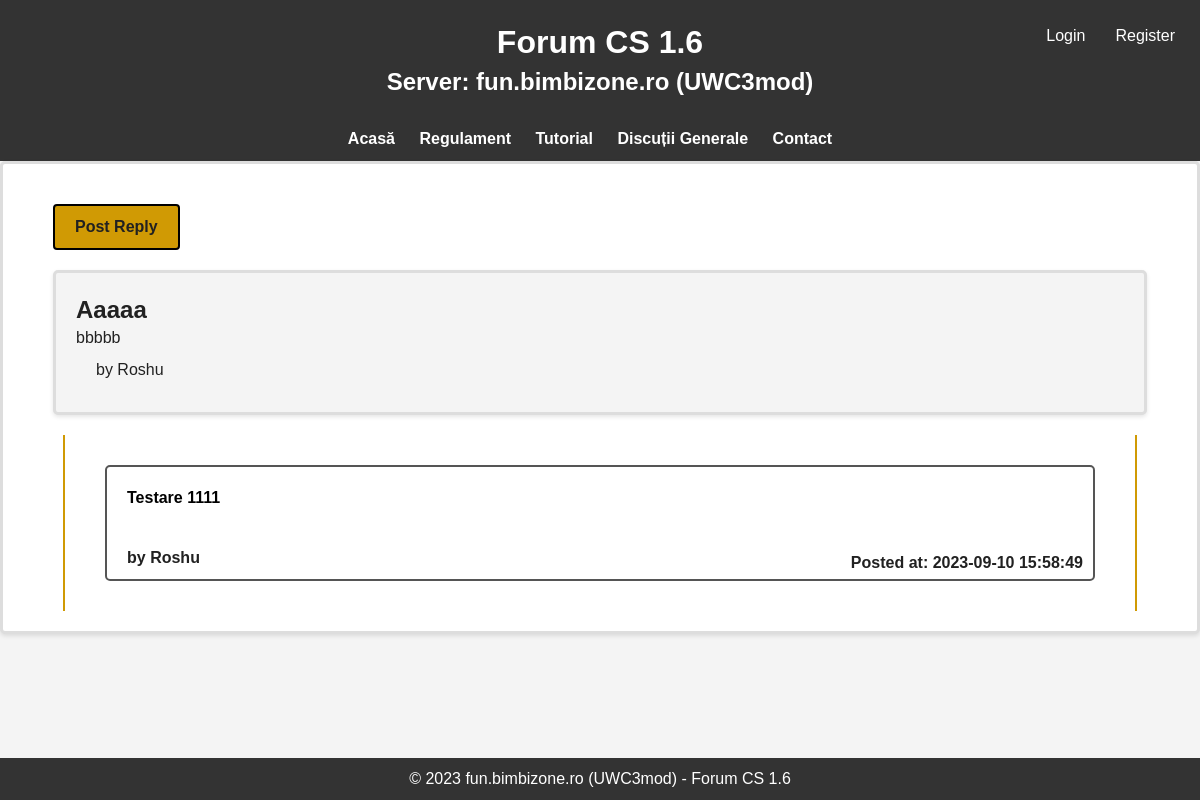
Screenshot of /topic/2 with the database file from the repository.
### main.py (models this page shows, shortened)
class Topic(db.Model):
    topic_id = db.Column(db.Integer, primary_key=True)
    title = db.Column(db.String(100), nullable=False)
    post = db.Column(db.Text, nullable=True)
    user_id = db.Column(db.Integer, db.ForeignKey('user.user_id'), nullable=False)
    user = db.relationship('User', backref=db.backref('topics', lazy='joined'))
    image_ref = db.Column(db.String(100), nullable=True)
    created_at = db.Column(db.DateTime(timezone=True), server_default=func.now())

class User(db.Model):
    user_id = db.Column(db.Integer, primary_key=True)
    username = db.Column(db.String(20), nullable=False, unique=True)
    password = db.Column(db.String(80), nullable=False)
    created_at = db.Column(db.DateTime(), default=datetime.now())

class Comment(db.Model):
    comment_id = db.Column(db.Integer, primary_key=True)
    reply = db.Column(db.Text, nullable=False)
    user_id = db.Column(db.Integer, db.ForeignKey('user.user_id'), nullable=False)
    topic_id = db.Column(db.Integer, db.ForeignKey('topic.topic_id'), nullable=False)
    user = db.relationship('User', backref=db.backref('replays', lazy='joined'))
    image_ref = db.Column(db.String(100), nullable=True)
    created_at = db.Column(db.DateTime(timezone=True), server_default=func.now())

### main.py (the view)
@app.route('/topic/<int:topic_id>')
def topic_details(topic_id):
    topic = Topic.query.get_or_404(topic_id)
    comments = Comment.query.filter_by(topic_id=topic_id).all()
    if not topic:
        return redirect(url_for('discutiiGenerale'))
    return render_template('topic_details.html', topic=topic, comments=comments)

### templates/topic_details.html (shortened to what this page needs)
{% extends 'base.html' %}
{% block content%}
<div class="topic-details-container">
    <a href="{{ url_for('reply_topic', topic_id=topic.topic_id) }}" class="topic-details-button">Post Reply</a>
    <div class="topic-details-content">
        <div clas="topic-details-subject">
            <h2>{{ topic.title.title() }}</h2>
            <p>{{ topic.post }}</p>
            <p class="topic-details-user">by {{ topic.user.username.title() }}</p>
        </div>
    </div>
    <div class="topic-details-replys">
        <ul class="topic-details-ul">
            {% for comment in comments %}
            <div class="topic-details-list">
                <li>{{ comment.reply }}</li>
                <p class="topic-details-user">by {{ comment.user.username.title() }}</p>
                <p class="topic-details-date">Posted at: {{ comment.created_at }}</p>
            </div>
            {% endfor %}
        </ul>
    </div>
</div>
<footer class="footer">
    <p>&copy; 2023 fun.bimbizone.ro (UWC3mod) - Forum CS 1.6</p>
</footer>
{% endblock %}

### static/base.css (style rules this page uses)
* { margin: 0; padding: 0; box-sizing: border-box; }
body { font-family: Arial, sans-serif; background-color: #f4f4f4; line-height: 1.4; margin: 0; padding: 0; position: relative; min-height: 100vh; }
footer { position: absolute; bottom: 0; width: 100%; background-color: #333; color: #fff; text-align: center; padding: 10px 0; }

### static/new-topic.css (style rules this page uses)
.topic-details-content { background-color: #f4f4f4; padding: 20px; margin-bottom: 20px; border-radius: 5px; box-shadow: 0 2px 4px rgba(0, 0, 0, 0.1); border: 3px solid #ddd; }
.topic-details-container { background-color: #fff; padding: 20px; margin-bottom: 20px; border-radius: 5px; box-shadow: 0 2px 4px rgba(0, 0, 0, 0.1); border: 3px solid #ddd; }
.topic-details-container h2 { font-size-adjust: none; color: #212121; }
.topic-details-container p { color: #212121; }

### static/topic-details.css (style rules this page uses)
.topic-details-content { background-color: #f4f4f4; padding: 20px; margin: 0 30px 20px 30px; border-radius: 5px; box-shadow: 0 2px 4px rgba(0, 0, 0, 0.1); border: 3px solid #ddd; }
.topic-details-replys { display: flex; flex-direction: column; border-left: 2px solid #d09a04; border-right: 2px solid #d09a04; padding: 10px 40px; margin: 0 40px; }
.topic-details-ul { list-style: none; }
.topic-details-list { position: relative; border: 2px solid #555; margin: 20px 0; border-radius: 5px; font-weight: bold; }
.topic-details-ul li { padding: 20px; min-height: 70px; }
.topic-details-user { color: #d09a04; margin: 10px 20px; }
.topic-details-date { position: absolute; right: 10px; bottom: 5px; }
.topic-details-button { display: inline-block; padding: 10px 20px; background-color: #d09a04; color: #212121; text-decoration: none; border-radius: 4px; font-weight: bold; margin: 20px 30px; border: 2px solid #000000; }

### rows the page displays
Topic: title "Aaaaa", post "bbbbb"
User: user.username "Roshu"
Comment: reply "Testare 1111", user.username "Roshu", created_at "2023-09-10 15:58:49"
